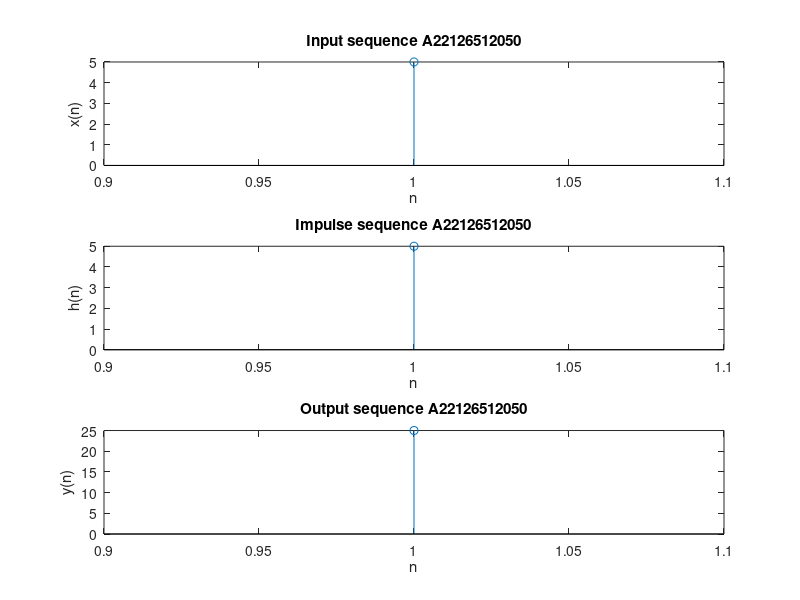

MATLAB code to generate this figure:
clc;
close all;
clear all;


x = input('enter input  sequence');
m = length(x)
n1 = 0: 1: m - 1;

h = input('enter impulse sequence')
n = length(h)
n2 = 0: 1: n - 1;


y = conv(x, h)
output_len = length(y)
N = 0: 1: output_len - 1;


subplot(3, 1, 1);
stem(x)
title('Input sequence A22126512050')
xlabel('n')
ylabel('x(n)')

subplot(3, 1, 2);
stem(h)
title('Impulse sequence A22126512050')
xlabel('n')
ylabel('h(n)')

subplot(3, 1, 3);
stem(y)
title('Output sequence A22126512050')
xlabel('n')
ylabel('y(n)')

